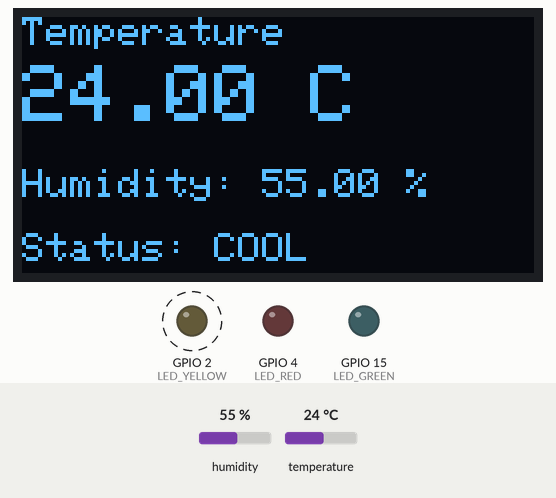
This program was run on a simulated ESP32. On the bench: 128×64 one-colour display, output pins drawn as LEDs (lit = HIGH). Dashed ring = blinking. The inputs (shaded band) are chosen by the test bench; at power-on: temperature 24 °C, humidity 55 %. What the program prints to the serial monitor is not drawn.

Above: at 6.8 s.
6.9 s: temperature set to 20.6 °C
At 11.87 s:
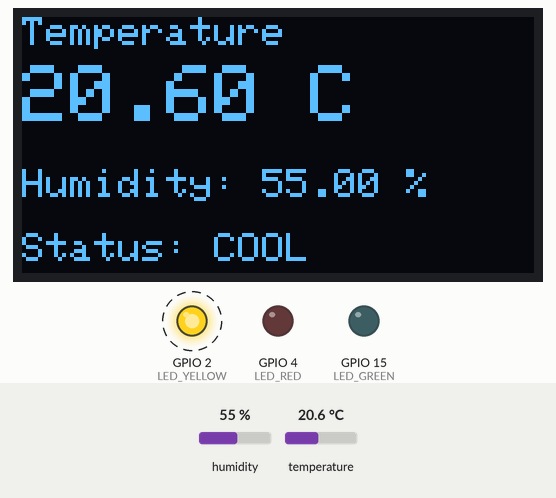
12.3 s: temperature set to 19.3 °C
At 14.27 s:
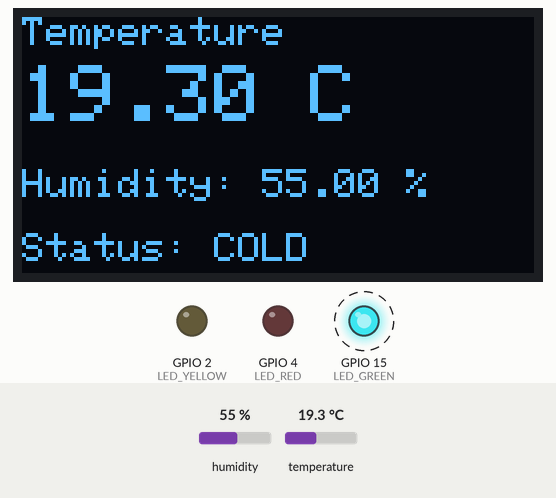
17.6 s: temperature set to 33 °C
At 18.51 s:
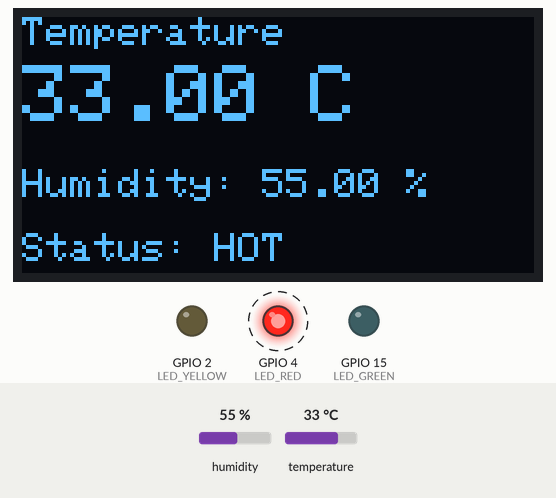
22.9 s: humidity set to 22 %
At 26.28 s:
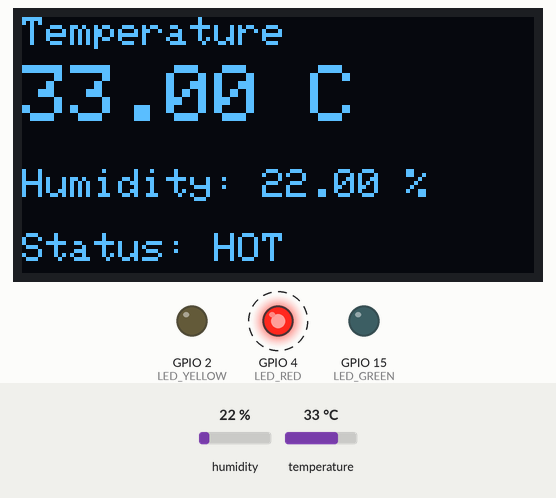
28.2 s: temperature set to 30.3 °C
At 30.18 s:
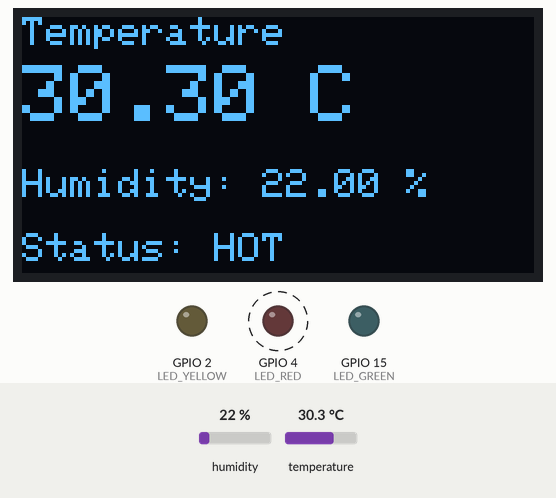
33.5 s: temperature set to 29.3 °C
At 34.68 s:
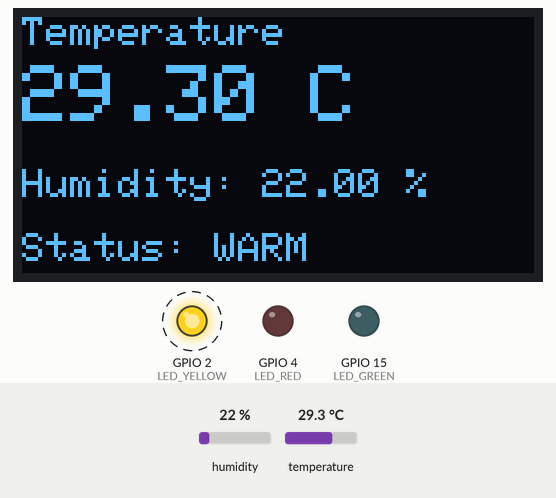
Timing chart, 0 to 39.8 s (numbered marks = the images above; inputs shaded):
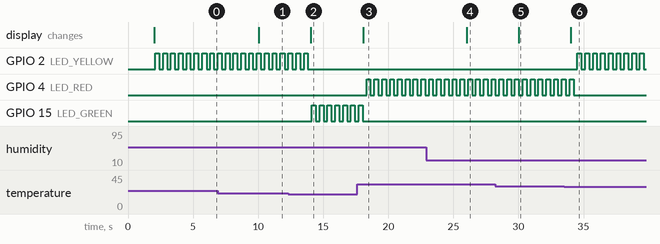

Measured:
- the behaviour switches between 20 and 19.9 °C on temperature (found by bisection; images 1 and 2)
- the behaviour switches between 30 and 29.9 °C on temperature (found by bisection; images 5 and 6)
- after the input at 6.9 s, the display: changes after 3.1 s (image 1)
- after the input at 12.3 s, GPIO 2 (LED_YELLOW): goes on until 13.8 s, then stays LOW; GPIO 15 (LED_GREEN): alternates HIGH for 0.30 s and LOW for 0.30 s, starting after 1.8 s; the display: changes after 1.7 s (image 2)
- after the input at 17.6 s, GPIO 4 (LED_RED): alternates HIGH for 0.30 s and LOW for 0.30 s, starting after 0.73 s; GPIO 15 (LED_GREEN): goes on until 18.0 s, then stays LOW; the display: changes after 0.47 s (image 3)
- after the input at 22.9 s, the display: changes after 3.1 s (image 4)
- after the input at 28.2 s, the display: changes after 1.8 s (image 5)
- after the input at 33.5 s, GPIO 2 (LED_YELLOW): alternates HIGH for 0.30 s and LOW for 0.30 s, starting after 1.0 s; GPIO 4 (LED_RED): goes on until 34.2 s, then stays LOW; the display: changes after 0.53 s (image 6)

The program:

main.cpp
```cpp
/*
THÔNG TIN NHÓM 05
1. Nguyễn Thị Kim Chi
2. Theppanya Lattana
3. Nguyễn Trung
4. Lê Hải Kiều Linh
*/
#include <Arduino.h>
#include <Wire.h>
#include <Adafruit_GFX.h>
#include <Adafruit_SSD1306.h>
#include <DHT.h>

// ===== OLED =====
#define SCREEN_WIDTH 128
#define SCREEN_HEIGHT 64
Adafruit_SSD1306 display(SCREEN_WIDTH, SCREEN_HEIGHT, &Wire, -1);

// ===== DHT22 =====
#define DHTPIN 16
#define DHTTYPE DHT22
DHT dht(DHTPIN, DHTTYPE);

// ===== LED =====
#define LED_GREEN 15
#define LED_YELLOW 2
#define LED_RED 4

// ===== TIMER =====
unsigned long previousDHT = 0;
unsigned long previousBlink = 0;

const long dhtInterval = 2000;   // đọc DHT mỗi 2s
const long blinkInterval = 300;  // nhấp nháy LED

// ===== BIẾN TRẠNG THÁI =====
float temp = 0;
float hum = 0;
String status = "";
int activeLED = -1;
bool ledState = false;

void updateStatus(float t) {
  if (t < 13) {
    status = "TOO COLD";
    activeLED = LED_GREEN;
  }
  else if (t < 20) {
    status = "COLD";
    activeLED = LED_GREEN;
  }
  else if (t < 25) {
    status = "COOL";
    activeLED = LED_YELLOW;
  }
  else if (t < 30) {
    status = "WARM";
    activeLED = LED_YELLOW;
  }
  else if (t < 35) {
    status = "HOT";
    activeLED = LED_RED;
  }
  else {
    status = "TOO HOT";
    activeLED = LED_RED;
  }
}

void updateOLED() {
  display.clearDisplay();
  display.setTextColor(WHITE);

  display.setTextSize(1);
  display.setCursor(0, 0);
  display.print("Temperature");

  display.setTextSize(2);
  display.setCursor(0, 12);
  display.print(temp);
  display.print(" C");

  display.setTextSize(1);
  display.setCursor(0, 38);
  display.print("Humidity: ");
  display.print(hum);
  display.print(" %");

  display.setCursor(0, 54);
  display.print("Status: ");
  display.print(status);

  display.display();
}

void setup() {
  Serial.begin(115200);

  pinMode(LED_GREEN, OUTPUT);
  pinMode(LED_YELLOW, OUTPUT);
  pinMode(LED_RED, OUTPUT);

  dht.begin();
  Wire.begin(13, 12);

  if (!display.begin(SSD1306_SWITCHCAPVCC, 0x3C)) {
    Serial.println("OLED not found");
    while (true);
  }
}

void loop() {
  unsigned long currentMillis = millis();

  // ===== ĐỌC DHT ĐỊNH KỲ =====
  if (currentMillis - previousDHT >= dhtInterval) {
    previousDHT = currentMillis;

    float t = dht.readTemperature();
    float h = dht.readHumidity();

    if (!isnan(t) && !isnan(h)) {
      temp = t;
      hum = h;
      updateStatus(temp);
      updateOLED();

      Serial.print("Temp: ");
      Serial.print(temp);
      Serial.print("  Hum: ");
      Serial.println(hum);
    }
  }

  // ===== LED NHẤP NHÁY NON-BLOCKING =====
  if (currentMillis - previousBlink >= blinkInterval) {
    previousBlink = currentMillis;

    ledState = !ledState;

    digitalWrite(LED_GREEN, LOW);
    digitalWrite(LED_YELLOW, LOW);
    digitalWrite(LED_RED, LOW);

    if (activeLED != -1 && ledState) {
      digitalWrite(activeLED, HIGH);
    }
  }
}
```
